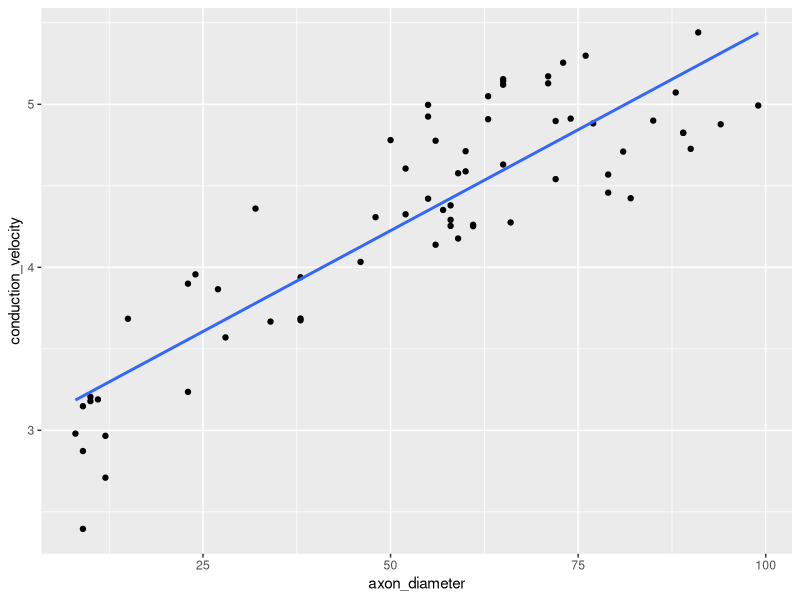
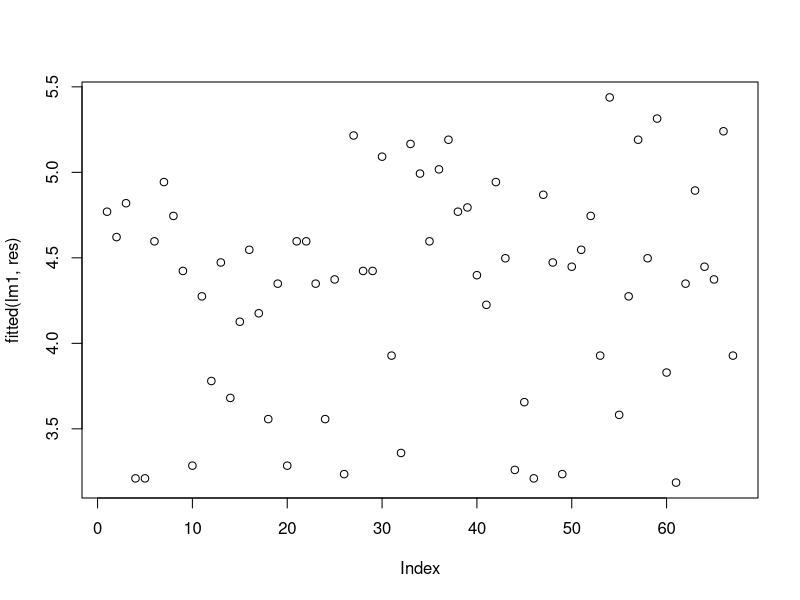
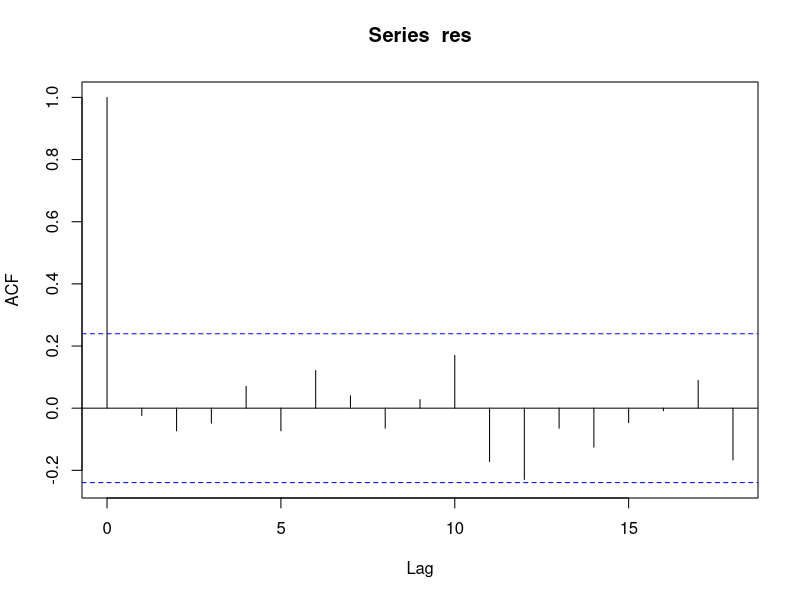
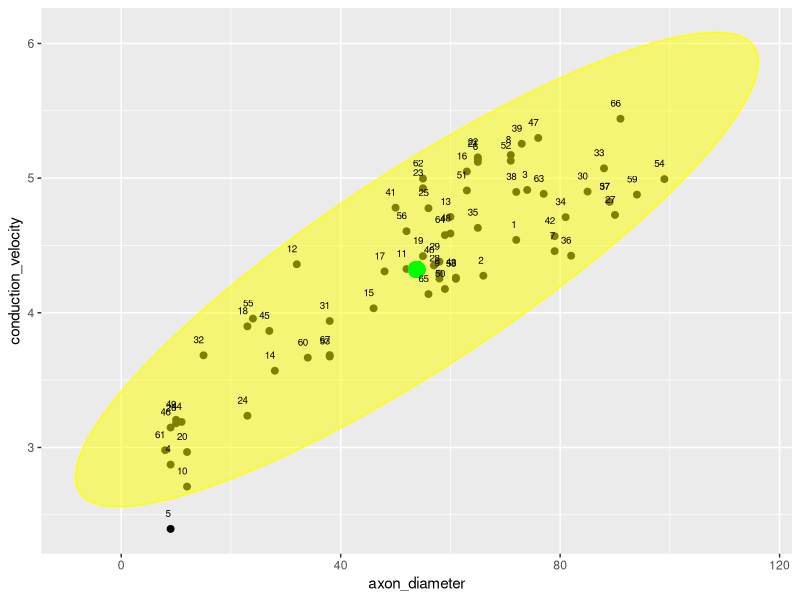

These figures' R source, in order:
## ---- chunk 1
dragon_neurons <- read.csv('dragon_neurons.csv')
head(dragon_neurons)
## ---- chunk 2
library(dplyr)

lm1<-lm(formula=conduction_velocity~axon_diameter,data=dragon_neurons)
lm1
library(ggplot2)
ggplot(dragon_neurons,aes(x=axon_diameter,y=conduction_velocity))+geom_point()+geom_smooth(method='lm',se=FALSE)
 

  
## ---- chunk 3
res<-resid(lm1)
plot(fitted(lm1,res))

acf(res,lag.max=NULL)
## ---- chunk 4
dat<-dragon_neurons[c('axon_diameter','conduction_velocity')]
dat.center<-colMeans(dat)
dat.cov<-cov(dat)
dat.rad<-sqrt(qchisq(p=0.95,df=ncol(dat)))

ellipse<-car::ellipse(center=dat.center,shape=dat.cov,radius=dat.rad,segments=150,draw=FALSE)
ellipse<-as.data.frame(ellipse)

colnames(ellipse)<-colnames(dat)

library(ggplot2)
ggplot(dat,aes(x=axon_diameter,y=conduction_velocity))+geom_point(size=2)+geom_polygon(data=ellipse,fill="yellow",color="yellow",alpha=0.5)+geom_point(aes(dat.center[1],dat.center[2]),size=5,color="green")+geom_text(label=row.names(dat),hjust=1,vjust=-1.5,size=2.5)
distances<-mahalanobis(x=dat,center=dat.center,cov=dat.cov)
cutoff<-qchisq(p=0.95,df=ncol(dat))
dat$distances<-distances
dat$distances>cutoff

## ---- chunk 5
summary(lm1)
